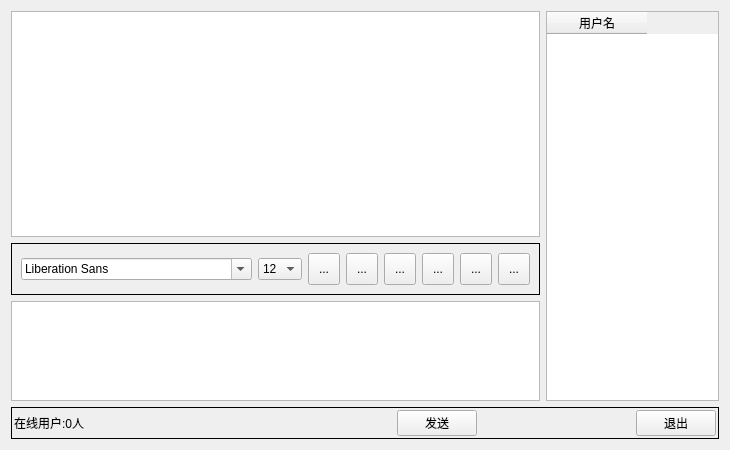
<?xml version="1.0" encoding="UTF-8"?>
<ui version="4.0">
 <class>Widget</class>
 <widget class="QWidget" name="Widget">
  <property name="geometry">
   <rect>
    <x>0</x>
    <y>0</y>
    <width>730</width>
    <height>450</height>
   </rect>
  </property>
  <property name="windowTitle">
   <string>Widget</string>
  </property>
  <layout class="QVBoxLayout" name="verticalLayout_6">
   <item>
    <widget class="QWidget" name="widget_7" native="true">
     <layout class="QVBoxLayout" name="verticalLayout_5">
      <property name="leftMargin">
       <number>0</number>
      </property>
      <property name="topMargin">
       <number>0</number>
      </property>
      <property name="rightMargin">
       <number>0</number>
      </property>
      <property name="bottomMargin">
       <number>0</number>
      </property>
      <item>
       <widget class="QWidget" name="widget_5" native="true">
        <layout class="QHBoxLayout" name="horizontalLayout_2">
         <property name="leftMargin">
          <number>0</number>
         </property>
         <property name="topMargin">
          <number>0</number>
         </property>
         <property name="rightMargin">
          <number>0</number>
         </property>
         <property name="bottomMargin">
          <number>0</number>
         </property>
         <item>
          <widget class="QWidget" name="widget_3" native="true">
           <layout class="QVBoxLayout" name="verticalLayout_3">
            <property name="leftMargin">
             <number>0</number>
            </property>
            <property name="topMargin">
             <number>0</number>
            </property>
            <property name="rightMargin">
             <number>0</number>
            </property>
            <property name="bottomMargin">
             <number>0</number>
            </property>
            <item>
             <widget class="QWidget" name="widget" native="true">
              <property name="minimumSize">
               <size>
                <width>0</width>
                <height>220</height>
               </size>
              </property>
              <layout class="QVBoxLayout" name="verticalLayout">
               <property name="leftMargin">
                <number>0</number>
               </property>
               <property name="topMargin">
                <number>0</number>
               </property>
               <property name="rightMargin">
                <number>0</number>
               </property>
               <property name="bottomMargin">
                <number>0</number>
               </property>
               <item>
                <widget class="QTextBrowser" name="msgBrowser"/>
               </item>
              </layout>
             </widget>
            </item>
            <item>
             <widget class="QFrame" name="frame_2">
              <property name="frameShape">
               <enum>QFrame::Box</enum>
              </property>
              <layout class="QHBoxLayout" name="horizontalLayout">
               <item>
                <widget class="QFontComboBox" name="Cmb_font"/>
               </item>
               <item>
                <widget class="QComboBox" name="Cmb_Size">
                 <property name="currentIndex">
                  <number>4</number>
                 </property>
                 <item>
                  <property name="text">
                   <string>8</string>
                  </property>
                 </item>
                 <item>
                  <property name="text">
                   <string>9</string>
                  </property>
                 </item>
                 <item>
                  <property name="text">
                   <string>10</string>
                  </property>
                 </item>
                 <item>
                  <property name="text">
                   <string>11</string>
                  </property>
                 </item>
                 <item>
                  <property name="text">
                   <string>12</string>
                  </property>
                 </item>
                 <item>
                  <property name="text">
                   <string>13</string>
                  </property>
                 </item>
                 <item>
                  <property name="text">
                   <string>14</string>
                  </property>
                 </item>
                 <item>
                  <property name="text">
                   <string>15</string>
                  </property>
                 </item>
                 <item>
                  <property name="text">
                   <string>16</string>
                  </property>
                 </item>
                 <item>
                  <property name="text">
                   <string>17</string>
                  </property>
                 </item>
                 <item>
                  <property name="text">
                   <string>18</string>
                  </property>
                 </item>
                 <item>
                  <property name="text">
                   <string>19</string>
                  </property>
                 </item>
                 <item>
                  <property name="text">
                   <string>20</string>
                  </property>
                 </item>
                 <item>
                  <property name="text">
                   <string>21</string>
                  </property>
                 </item>
                 <item>
                  <property name="text">
                   <string>22</string>
                  </property>
                 </item>
                </widget>
               </item>
               <item>
                <widget class="QToolButton" name="TBtn_Bold">
                 <property name="minimumSize">
                  <size>
                   <width>32</width>
                   <height>32</height>
                  </size>
                 </property>
                 <property name="toolTip">
                  <string>加粗</string>
                 </property>
                 <property name="text">
                  <string>...</string>
                 </property>
                 <property name="icon">
                  <iconset resource="res.qrc">
                   <normaloff>:/pic/images/bold.png</normaloff>:/pic/images/bold.png</iconset>
                 </property>
                 <property name="iconSize">
                  <size>
                   <width>24</width>
                   <height>24</height>
                  </size>
                 </property>
                 <property name="checkable">
                  <bool>true</bool>
                 </property>
                </widget>
               </item>
               <item>
                <widget class="QToolButton" name="TBtn_italic">
                 <property name="minimumSize">
                  <size>
                   <width>32</width>
                   <height>32</height>
                  </size>
                 </property>
                 <property name="toolTip">
                  <string>倾斜</string>
                 </property>
                 <property name="text">
                  <string>...</string>
                 </property>
                 <property name="icon">
                  <iconset resource="res.qrc">
                   <normaloff>:/pic/images/italic.png</normaloff>:/pic/images/italic.png</iconset>
                 </property>
                 <property name="iconSize">
                  <size>
                   <width>24</width>
                   <height>24</height>
                  </size>
                 </property>
                 <property name="checkable">
                  <bool>true</bool>
                 </property>
                </widget>
               </item>
               <item>
                <widget class="QToolButton" name="TBtn_UnderLine">
                 <property name="minimumSize">
                  <size>
                   <width>32</width>
                   <height>32</height>
                  </size>
                 </property>
                 <property name="toolTip">
                  <string>下划线</string>
                 </property>
                 <property name="text">
                  <string>...</string>
                 </property>
                 <property name="icon">
                  <iconset resource="res.qrc">
                   <normaloff>:/pic/images/under.png</normaloff>:/pic/images/under.png</iconset>
                 </property>
                 <property name="iconSize">
                  <size>
                   <width>24</width>
                   <height>24</height>
                  </size>
                 </property>
                 <property name="checkable">
                  <bool>true</bool>
                 </property>
                </widget>
               </item>
               <item>
                <widget class="QToolButton" name="TBtn_Color">
                 <property name="minimumSize">
                  <size>
                   <width>32</width>
                   <height>32</height>
                  </size>
                 </property>
                 <property name="toolTip">
                  <string>字体颜色</string>
                 </property>
                 <property name="text">
                  <string>...</string>
                 </property>
                 <property name="icon">
                  <iconset resource="res.qrc">
                   <normaloff>:/pic/images/color.png</normaloff>:/pic/images/color.png</iconset>
                 </property>
                 <property name="iconSize">
                  <size>
                   <width>24</width>
                   <height>24</height>
                  </size>
                 </property>
                </widget>
               </item>
               <item>
                <widget class="QToolButton" name="TBtn_Save">
                 <property name="minimumSize">
                  <size>
                   <width>32</width>
                   <height>32</height>
                  </size>
                 </property>
                 <property name="toolTip">
                  <string>保存聊天记录</string>
                 </property>
                 <property name="text">
                  <string>...</string>
                 </property>
                 <property name="icon">
                  <iconset resource="res.qrc">
                   <normaloff>:/pic/images/save.png</normaloff>:/pic/images/save.png</iconset>
                 </property>
                 <property name="iconSize">
                  <size>
                   <width>24</width>
                   <height>24</height>
                  </size>
                 </property>
                </widget>
               </item>
               <item>
                <widget class="QToolButton" name="TBtn_Clear">
                 <property name="minimumSize">
                  <size>
                   <width>32</width>
                   <height>32</height>
                  </size>
                 </property>
                 <property name="toolTip">
                  <string>清空</string>
                 </property>
                 <property name="text">
                  <string>...</string>
                 </property>
                 <property name="icon">
                  <iconset resource="res.qrc">
                   <normaloff>:/pic/images/clear.png</normaloff>:/pic/images/clear.png</iconset>
                 </property>
                 <property name="iconSize">
                  <size>
                   <width>24</width>
                   <height>24</height>
                  </size>
                 </property>
                </widget>
               </item>
              </layout>
             </widget>
            </item>
            <item>
             <widget class="QWidget" name="widget_2" native="true">
              <property name="maximumSize">
               <size>
                <width>16777215</width>
                <height>100</height>
               </size>
              </property>
              <layout class="QVBoxLayout" name="verticalLayout_2">
               <property name="leftMargin">
                <number>0</number>
               </property>
               <property name="topMargin">
                <number>0</number>
               </property>
               <property name="rightMargin">
                <number>0</number>
               </property>
               <property name="bottomMargin">
                <number>0</number>
               </property>
               <item>
                <widget class="QTextEdit" name="msgTxtEdit"/>
               </item>
              </layout>
             </widget>
            </item>
           </layout>
          </widget>
         </item>
         <item>
          <widget class="QWidget" name="widget_4" native="true">
           <property name="maximumSize">
            <size>
             <width>180</width>
             <height>16777215</height>
            </size>
           </property>
           <layout class="QVBoxLayout" name="verticalLayout_4">
            <property name="leftMargin">
             <number>0</number>
            </property>
            <property name="topMargin">
             <number>0</number>
            </property>
            <property name="rightMargin">
             <number>0</number>
            </property>
            <property name="bottomMargin">
             <number>0</number>
            </property>
            <item>
             <widget class="QTableWidget" name="usrTblWidget">
              <property name="maximumSize">
               <size>
                <width>180</width>
                <height>16777215</height>
               </size>
              </property>
              <property name="selectionMode">
               <enum>QAbstractItemView::SingleSelection</enum>
              </property>
              <property name="selectionBehavior">
               <enum>QAbstractItemView::SelectRows</enum>
              </property>
              <column>
               <property name="text">
                <string>用户名</string>
               </property>
              </column>
             </widget>
            </item>
           </layout>
          </widget>
         </item>
        </layout>
       </widget>
      </item>
      <item>
       <widget class="QFrame" name="frame_6">
        <property name="frameShape">
         <enum>QFrame::Box</enum>
        </property>
        <layout class="QHBoxLayout" name="horizontalLayout_3">
         <property name="leftMargin">
          <number>2</number>
         </property>
         <property name="topMargin">
          <number>2</number>
         </property>
         <property name="rightMargin">
          <number>2</number>
         </property>
         <property name="bottomMargin">
          <number>2</number>
         </property>
         <item>
          <widget class="QLabel" name="Lbl_usrNum">
           <property name="text">
            <string>在线用户:0人</string>
           </property>
          </widget>
         </item>
         <item>
          <spacer name="horizontalSpacer_2">
           <property name="orientation">
            <enum>Qt::Horizontal</enum>
           </property>
           <property name="sizeHint" stdset="0">
            <size>
             <width>40</width>
             <height>20</height>
            </size>
           </property>
          </spacer>
         </item>
         <item>
          <spacer name="horizontalSpacer">
           <property name="orientation">
            <enum>Qt::Horizontal</enum>
           </property>
           <property name="sizeHint" stdset="0">
            <size>
             <width>40</width>
             <height>20</height>
            </size>
           </property>
          </spacer>
         </item>
         <item>
          <widget class="QPushButton" name="Btn_Send">
           <property name="text">
            <string>发送</string>
           </property>
           <property name="shortcut">
            <string>Ctrl+Return</string>
           </property>
          </widget>
         </item>
         <item>
          <spacer name="horizontalSpacer_3">
           <property name="orientation">
            <enum>Qt::Horizontal</enum>
           </property>
           <property name="sizeHint" stdset="0">
            <size>
             <width>40</width>
             <height>20</height>
            </size>
           </property>
          </spacer>
         </item>
         <item>
          <widget class="QPushButton" name="Btn_Exit">
           <property name="text">
            <string>退出</string>
           </property>
           <property name="shortcut">
            <string>Ctrl+Q</string>
           </property>
          </widget>
         </item>
        </layout>
       </widget>
      </item>
     </layout>
    </widget>
   </item>
  </layout>
 </widget>
 <resources>
  <include location="res.qrc"/>
 </resources>
 <connections/>
</ui>
